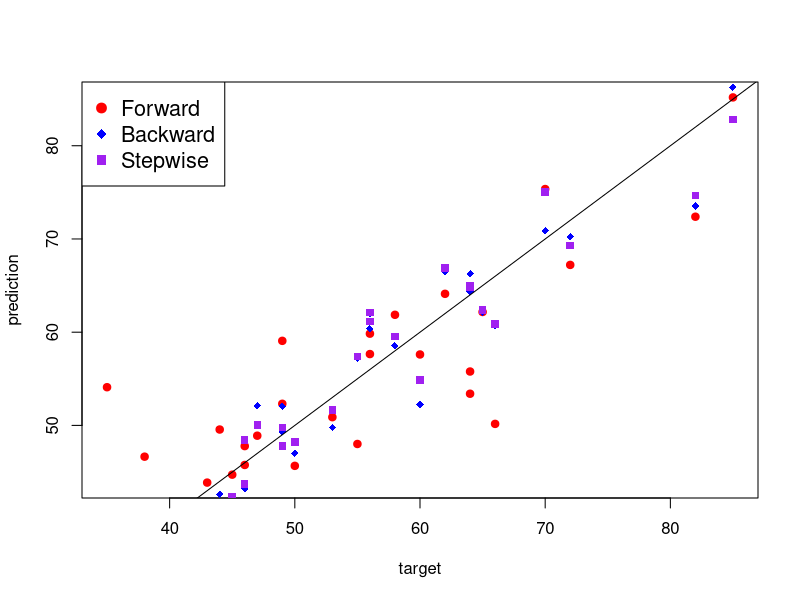

Reproduce this figure in R.
houses = read.table("house.dat",header=TRUE)

get_attributes_string = function(attribute_list) {
  s = ''
  for (attribute in attribute_list) {
    s = paste(s, attribute, sep='+')
  }
  
  s = substring(s, 2)
  s
}

get_model_from_attribute_list = function(data, attribute_list) {
  formula_string = paste("PRICE ~ ", get_attributes_string(attribute_list))
  model = lm(formula_string, data = data)
  
  model
}

forward_selection = function(data, alpha) {
  
  x = data[which(names(data) %in% "PRICE") * -1]
  
  all_attributes_significant = TRUE
  current_attributes = list()
  
  while (all_attributes_significant) {
    
    all_attributes_significant = FALSE
    remaining_attributes = names(x[!(names(x) %in% current_attributes)])
    scores = list()
    
    for (attribute in remaining_attributes) {
      
      model = get_model_from_attribute_list(data, append(current_attributes, attribute))
      scores = append(scores, coef(summary(model))[attribute, "Pr(>|t|)"])
    }
    
    m = cbind(remaining_attributes, scores)

    filtered_attributes = m[which(m[ , 'scores'] < alpha),, drop=FALSE]
    if (length(filtered_attributes) > 0) {
      
      all_attributes_significant = TRUE
      most_significant_attribute = filtered_attributes[which.min(filtered_attributes[, 'scores']), 1]
      current_attributes = append(current_attributes, most_significant_attribute)
    }
    
  }
  
  current_attributes
}

backward_selection = function(data, alpha) {
  x = data[which(names(data) %in% "PRICE") * -1]
  
  all_attributes_significant = TRUE
  current_attributes = names(x)
  
  while (all_attributes_significant) {
    
    all_attributes_significant = FALSE

    model = get_model_from_attribute_list(data, current_attributes)
    scores = coef(summary(model))[, "Pr(>|t|)"]
    
    # no intercept
    scores = scores[-1]
    
    m = cbind(current_attributes, scores)
    print(m)
    
    filtered_attributes = m[which(as.numeric(m[ , 'scores']) > alpha),, drop=FALSE]
    if (length(filtered_attributes) > 0) {
      
      all_attributes_significant = TRUE
      most_insignificant_attribute = filtered_attributes[which.max(filtered_attributes[, 'scores']), 1]
      cat(sprintf("Deleting: %s\n", most_insignificant_attribute))
      current_attributes = current_attributes[current_attributes != most_insignificant_attribute]
    }
    
  }
  
  current_attributes
}

stepwise_selection = function(data, alpha) {
  x = data[which(names(data) %in% "PRICE") * -1]
  
  all_attributes_significant = TRUE
  current_attributes = list()
  
  while (all_attributes_significant) {
    
    all_attributes_significant = FALSE
    remaining_attributes = names(x[!(names(x) %in% current_attributes)])
    scores = list()
    
    for (attribute in remaining_attributes) {
      
      model = get_model_from_attribute_list(data, append(current_attributes, attribute))
      scores = append(scores, coef(summary(model))[attribute, "Pr(>|t|)"])
    }
    
    m = cbind(remaining_attributes, scores)
    
    filtered_attributes = m[which(m[ , 'scores'] < alpha),, drop=FALSE]
    if (length(filtered_attributes) > 0) {
      
      all_attributes_significant = TRUE
      most_significant_attribute = filtered_attributes[which.min(filtered_attributes[, 'scores']), 1]
      current_attributes = append(current_attributes, most_significant_attribute)
      
      #backward step
      model = get_model_from_attribute_list(data, current_attributes)
      scores = coef(summary(model))[, "Pr(>|t|)"]
      
      # no intercept
      scores = scores[-1]
      
      m = cbind(current_attributes, scores)
      
      filtered_attributes = m[which(as.numeric(m[ , 'scores']) > alpha),, drop=FALSE]
      if (length(filtered_attributes) > 0) {
        
        most_insignificant_attribute = filtered_attributes[which.max(filtered_attributes[, 'scores']), 1]
        cat(sprintf("Deleting: %s\n", most_insignificant_attribute))
        current_attributes = current_attributes[current_attributes != most_insignificant_attribute]
      }
    }
    
  }
  
  current_attributes
}

plot_model = function(data, model) {
  
}

backward_attributes = backward_selection(houses, 0.05)
forward_attributes = forward_selection(houses, 0.05)
stepwise_attributes = stepwise_selection(houses, 0.1)

backward_model = get_model_from_attribute_list(houses, backward_attributes)
forward_model = get_model_from_attribute_list(houses, forward_attributes)
stepwise_model = get_model_from_attribute_list(houses, stepwise_attributes)

forward_predictions = predict(forward_model)
backward_predictions = predict(backward_model)
stepwise_predictions = predict(stepwise_model)
target = houses[["PRICE"]]

plot(target, forward_predictions, pch=19, col="red", xlab = "target", ylab = "prediction")
points(target, backward_predictions, pch=18, col="blue")
points(target, stepwise_predictions, pch=15, col="purple")
abline(0,1)

legend("topleft", legend=c("Forward", "Backward", "Stepwise"), col=c("red", "blue", "purple"), pch=c(19, 18, 15), cex=1.3)



